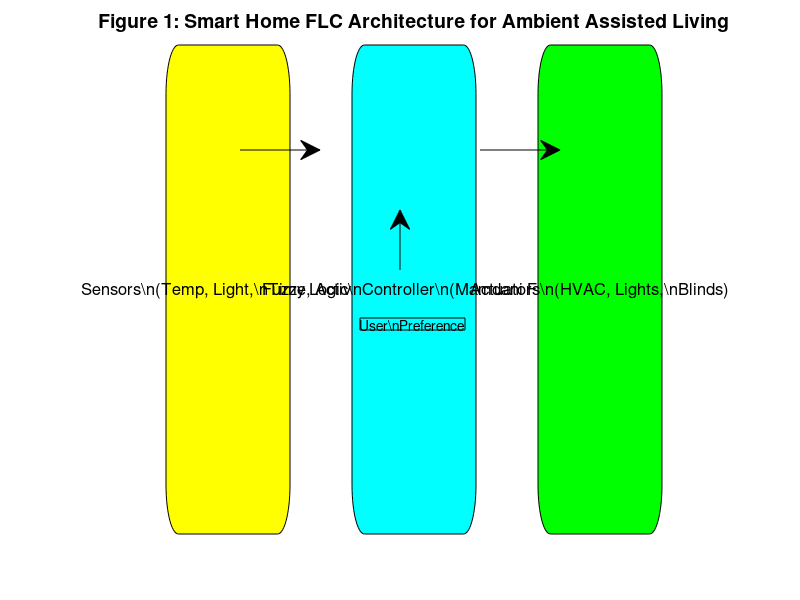

Write the MATLAB code that produced this figure.
%% Figure 1: FLC-Based Assistive Care Environment
figure('Position', [100, 100, 800, 500], 'Color', 'white');
axis off;

% Draw blocks
rectangle('Position', [0.1, 0.65, 0.2, 0.2], 'Curvature', [0.2, 0.2], 'FaceColor', 'y', 'EdgeColor', 'k');
text(0.2, 0.75, 'Sensors\n(Temp, Light,\nTime, Activity)', 'HorizontalAlignment', 'center', 'FontSize', 12);

rectangle('Position', [0.4, 0.65, 0.2, 0.2], 'Curvature', [0.2, 0.2], 'FaceColor', 'c', 'EdgeColor', 'k');
text(0.5, 0.75, 'Fuzzy Logic\nController\n(Mamdani FLC)', 'HorizontalAlignment', 'center', 'FontSize', 12);

rectangle('Position', [0.7, 0.65, 0.2, 0.2], 'Curvature', [0.2, 0.2], 'FaceColor', 'g', 'EdgeColor', 'k');
text(0.8, 0.75, 'Actuators\n(HVAC, Lights,\nBlinds)', 'HorizontalAlignment', 'center', 'FontSize', 12);

% Arrows
annotation('arrow', [0.3, 0.4], [0.75, 0.75]);
annotation('arrow', [0.6, 0.7], [0.75, 0.75]);

% User input
annotation('textbox', [0.45, 0.45, 0.1, 0.1], 'String', 'User\nPreference', 'FontSize', 10, 'HorizontalAlignment', 'center');
annotation('arrow', [0.5, 0.5], [0.55, 0.65]);

title('Figure 1: Smart Home FLC Architecture for Ambient Assisted Living', 'FontSize', 14, 'Interpreter', 'none');